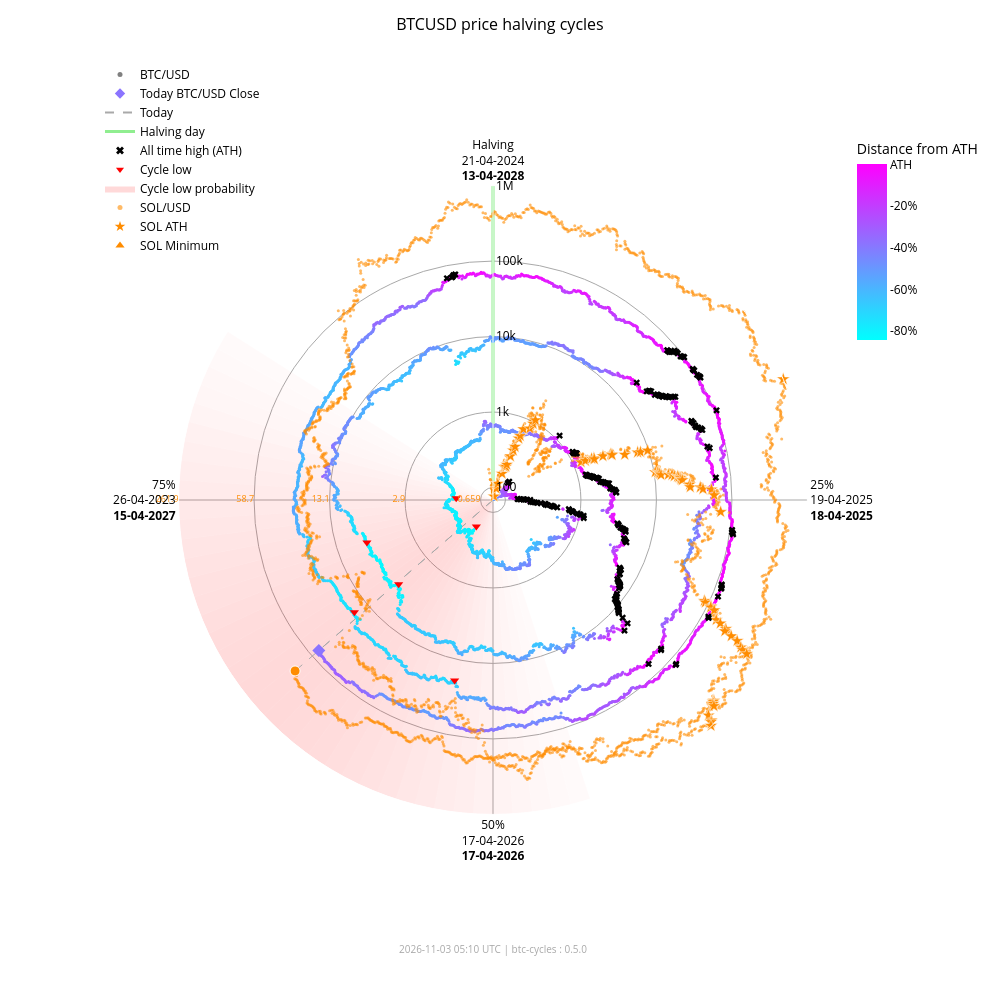

Notebook source saved alongside this figure:
### Markdown cell above
### Interactive chart with overlay

### Code cell
fig_overlay_interactive = btc.plot(
    kind="interactive",
    from_date="2012-11-28",
    overlay=sol,
)
fig_overlay_interactive.show(config={"scrollZoom": True, "displayModeBar": True})

### Figure 1 — Plotly figure (JSON) as saved in the notebook; plotly's stock layout.template omitted (floating-point values rounded to 4 significant figures; data arrays with more than 128 entries replaced by an {"elided": "..."} marker saying what was removed)
{"data": [{"fill": "toself", "fillcolor": "rgba(255,0,0,0.018306980149439524)", "hoverinfo": "skip", "line": {"width": 0}, "mode": "lines", "r": [68.43, 1000000, 1000000, 68.43, 68.43], "showlegend": false, "theta": [162.0, 162.0, 165.6, 165.6, 162.0], "type": "scatterpolar"}, {"fill": "toself", "fillcolor": "rgba(255,0,0,0.02405911634527998)", "hoverinfo": "skip", "line": {"width": 0}, "mode": "lines", "r": [68.43, 1000000, 1000000, 68.43, 68.43], "showlegend": false, "theta": [165.6, 165.6, 169.2, 169.2, 165.6], "type": "scatterpolar"}, {"fill": "toself", "fillcolor": "rgba(255,0,0,0.030803449372254352)", "hoverinfo": "skip", "line": {"width": 0}, "mode": "lines", "r": [68.43, 1000000, 1000000, 68.43, 68.43], "showlegend": false, "theta": [169.2, 169.2, 172.8, 172.8, 169.2], "type": "scatterpolar"}, {"fill": "toself", "fillcolor": "rgba(255,0,0,0.03847233586005252)", "hoverinfo": "skip", "line": {"width": 0}, "mode": "lines", "r": [68.43, 1000000, 1000000, 68.43, 68.43], "showlegend": false, "theta": [172.8, 172.8, 176.4, 176.4, 172.8], "type": "scatterpolar"}, {"fill": "toself", "fillcolor": "rgba(255,0,0,0.04694405159551339)", "hoverinfo": "skip", "line": {"width": 0}, "mode": "lines", "r": [68.43, 1000000, 1000000, 68.43, 68.43], "showlegend": false, "theta": [176.4, 176.4, 180.0, 180.0, 176.4], "type": "scatterpolar"}, {"fill": "toself", "fillcolor": "rgba(255,0,0,0.05605603979818329)", "hoverinfo": "skip", "line": {"width": 0}, "mode": "lines", "r": [68.43, 1000000, 1000000, 68.43, 68.43], "showlegend": false, "theta": [180.0, 180.0, 183.6, 183.6, 180.0], "type": "scatterpolar"}, {"fill": "toself", "fillcolor": "rgba(255,0,0,0.06562330627802694)", "hoverinfo": "skip", "line": {"width": 0}, "mode": "lines", "r": [68.43, 1000000, 1000000, 68.43, 68.43], "showlegend": false, "theta": [183.6, 183.6, 187.2, 187.2, 183.6], "type": "scatterpolar"}, {"fill": "toself", "fillcolor": "rgba(255,0,0,0.07545707932574237)", "hoverinfo": "skip", "line": {"width": 0}, "mode": "lines", "r": [68.43, 1000000, 1000000, 68.43, 68.43], "showlegend": false, "theta": [187.2, 187.2, 190.8, 190.8, 187.2], "type": "scatterpolar"}, {"fill": "toself", "fillcolor": "rgba(255,0,0,0.08537841060169407)", "hoverinfo": "skip", "line": {"width": 0}, "mode": "lines", "r": [68.43, 1000000, 1000000, 68.43, 68.43], "showlegend": false, "theta": [190.8, 190.8, 194.4, 194.4, 190.8], "type": "scatterpolar"}, {"fill": "toself", "fillcolor": "rgba(255,0,0,0.09522272137134848)", "hoverinfo": "skip", "line": {"width": 0}, "mode": "lines", "r": [68.43, 1000000, 1000000, 68.43, 68.43], "showlegend": false, "theta": [194.4, 194.4, 198.0, 198.0, 194.4], "type": "scatterpolar"}, {"fill": "toself", "fillcolor": "rgba(255,0,0,0.10483418800389058)", "hoverinfo": "skip", "line": {"width": 0}, "mode": "lines", "r": [68.43, 1000000, 1000000, 68.43, 68.43], "showlegend": false, "theta": [198.0, 198.0, 201.6, 201.6, 198.0], "type": "scatterpolar"}, {"fill": "toself", "fillcolor": "rgba(255,0,0,0.11405248627197925)", "hoverinfo": "skip", "line": {"width": 0}, "mode": "lines", "r": [68.43, 1000000, 1000000, 68.43, 68.43], "showlegend": false, "theta": [201.6, 201.6, 205.2, 205.2, 201.6], "type": "scatterpolar"}, {"fill": "toself", "fillcolor": "rgba(255,0,0,0.12269756305009562)", "hoverinfo": "skip", "line": {"width": 0}, "mode": "lines", "r": [68.43, 1000000, 1000000, 68.43, 68.43], "showlegend": false, "theta": [205.2, 205.2, 208.8, 208.8, 205.2], "type": "scatterpolar"}, {"fill": "toself", "fillcolor": "rgba(255,0,0,0.13055959037792858)", "hoverinfo": "skip", "line": {"width": 0}, "mode": "lines", "r": [68.43, 1000000, 1000000, 68.43, 68.43], "showlegend": false, "theta": [208.8, 208.8, 212.4, 212.4, 208.8], "type": "scatterpolar"}, {"fill": "toself", "fillcolor": "rgba(255,0,0,0.13740037014073872)", "hoverinfo": "skip", "line": {"width": 0}, "mode": "lines", "r": [68.43, 1000000, 1000000, 68.43, 68.43], "showlegend": false, "theta": [212.4, 212.4, 216.0, 216.0, 212.4], "type": "scatterpolar"}, {"fill": "toself", "fillcolor": "rgba(255,0,0,0.14296927208088228)", "hoverinfo": "skip", "line": {"width": 0}, "mode": "lines", "r": [68.43, 1000000, 1000000, 68.43, 68.43], "showlegend": false, "theta": [216.0, 216.0, 219.6, 219.6, 216.0], "type": "scatterpolar"}, {"fill": "toself", "fillcolor": "rgba(255,0,0,0.14703219887325494)", "hoverinfo": "skip", "line": {"width": 0}, "mode": "lines", "r": [68.43, 1000000, 1000000, 68.43, 68.43], "showlegend": false, "theta": [219.6, 219.6, 223.2, 223.2, 219.6], "type": "scatterpolar"}, {"fill": "toself", "fillcolor": "rgba(255,0,0,0.14940752827264187)", "hoverinfo": "skip", "line": {"width": 0}, "mode": "lines", "r": [68.43, 1000000, 1000000, 68.43, 68.43], "showlegend": false, "theta": [223.2, 223.2, 226.8, 226.8, 223.2], "type": "scatterpolar"}, {"fill": "toself", "fillcolor": "rgba(255,0,0,0.15)", "hoverinfo": "skip", "line": {"width": 0}, "mode": "lines", "r": [68.43, 1000000, 1000000, 68.43, 68.43], "showlegend": false, "theta": [226.8, 226.8, 230.4, 230.4, 226.8], "type": "scatterpolar"}, {"fill": "toself", "fillcolor": "rgba(255,0,0,0.14882314851976614)", "hoverinfo": "skip", "line": {"width": 0}, "mode": "lines", "r": [68.43, 1000000, 1000000, 68.43, 68.43], "showlegend": false, "theta": [230.4, 230.4, 234.0, 234.0, 230.4], "type": "scatterpolar"}, {"fill": "toself", "fillcolor": "rgba(255,0,0,0.14600334989350275)", "hoverinfo": "skip", "line": {"width": 0}, "mode": "lines", "r": [68.43, 1000000, 1000000, 68.43, 68.43], "showlegend": false, "theta": [234.0, 234.0, 237.6, 237.6, 234.0], "type": "scatterpolar"}, {"fill": "toself", "fillcolor": "rgba(255,0,0,0.14176315293000513)", "hoverinfo": "skip", "line": {"width": 0}, "mode": "lines", "r": [68.43, 1000000, 1000000, 68.43, 68.43], "showlegend": false, "theta": [237.6, 237.6, 241.2, 241.2, 237.6], "type": "scatterpolar"}, {"fill": "toself", "fillcolor": "rgba(255,0,0,0.1363869302869166)", "hoverinfo": "skip", "line": {"width": 0}, "mode": "lines", "r": [68.43, 1000000, 1000000, 68.43, 68.43], "showlegend": false, "theta": [241.2, 241.2, 244.8, 244.8, 241.2], "type": "scatterpolar"}, {"fill": "toself", "fillcolor": "rgba(255,0,0,0.13017643696734477)", "hoverinfo": "skip", "line": {"width": 0}, "mode": "lines", "r": [68.43, 1000000, 1000000, 68.43, 68.43], "showlegend": false, "theta": [244.8, 244.8, 248.4, 248.4, 244.8], "type": "scatterpolar"}, {"fill": "toself", "fillcolor": "rgba(255,0,0,0.1234063302665758)", "hoverinfo": "skip", "line": {"width": 0}, "mode": "lines", "r": [68.43, 1000000, 1000000, 68.43, 68.43], "showlegend": false, "theta": [248.4, 248.4, 252.0, 252.0, 248.4], "type": "scatterpolar"}, {"fill": "toself", "fillcolor": "rgba(255,0,0,0.11628949020714345)", "hoverinfo": "skip", "line": {"width": 0}, "mode": "lines", "r": [68.43, 1000000, 1000000, 68.43, 68.43], "showlegend": false, "theta": [252.0, 252.0, 255.6, 255.6, 252.0], "type": "scatterpolar"}, {"fill": "toself", "fillcolor": "rgba(255,0,0,0.108959277972535)", "hoverinfo": "skip", "line": {"width": 0}, "mode": "lines", "r": [68.43, 1000000, 1000000, 68.43, 68.43], "showlegend": false, "theta": [255.6, 255.6, 259.2, 259.2, 255.6], "type": "scatterpolar"}, {"fill": "toself", "fillcolor": "rgba(255,0,0,0.1014715299920515)", "hoverinfo": "skip", "line": {"width": 0}, "mode": "lines", "r": [68.43, 1000000, 1000000, 68.43, 68.43], "showlegend": false, "theta": [259.2, 259.2, 262.8, 262.8, 259.2], "type": "scatterpolar"}, {"fill": "toself", "fillcolor": "rgba(255,0,0,0.09382430417652897)", "hoverinfo": "skip", "line": {"width": 0}, "mode": "lines", "r": [68.43, 1000000, 1000000, 68.43, 68.43], "showlegend": false, "theta": [262.8, 262.8, 266.4, 266.4, 262.8], "type": "scatterpolar"}, {"fill": "toself", "fillcolor": "rgba(255,0,0,0.08598937207621672)", "hoverinfo": "skip", "line": {"width": 0}, "mode": "lines", "r": [68.43, 1000000, 1000000, 68.43, 68.43], "showlegend": false, "theta": [266.4, 266.4, 270.0, 270.0, 266.4], "type": "scatterpolar"}, {"fill": "toself", "fillcolor": "rgba(255,0,0,0.07794710108398434)", "hoverinfo": "skip", "line": {"width": 0}, "mode": "lines", "r": [68.43, 1000000, 1000000, 68.43, 68.43], "showlegend": false, "theta": [270.0, 270.0, 273.6, 273.6, 270.0], "type": "scatterpolar"}, {"fill": "toself", "fillcolor": "rgba(255,0,0,0.06971614429145927)", "hoverinfo": "skip", "line": {"width": 0}, "mode": "lines", "r": [68.43, 1000000, 1000000, 68.43, 68.43], "showlegend": false, "theta": [273.6, 273.6, 277.2, 277.2, 273.6], "type": "scatterpolar"}, {"fill": "toself", "fillcolor": "rgba(255,0,0,0.061371174705723626)", "hoverinfo": "skip", "line": {"width": 0}, "mode": "lines", "r": [68.43, 1000000, 1000000, 68.43, 68.43], "showlegend": false, "theta": [277.2, 277.2, 280.8, 280.8, 277.2], "type": "scatterpolar"}, {"fill": "toself", "fillcolor": "rgba(255,0,0,0.05304520605236535)", "hoverinfo": "skip", "line": {"width": 0}, "mode": "lines", "r": [68.43, 1000000, 1000000, 68.43, 68.43], "showlegend": false, "theta": [280.8, 280.8, 284.4, 284.4, 280.8], "type": "scatterpolar"}, {"fill": "toself", "fillcolor": "rgba(255,0,0,0.044916938988340704)", "hoverinfo": "skip", "line": {"width": 0}, "mode": "lines", "r": [68.43, 1000000, 1000000, 68.43, 68.43], "showlegend": false, "theta": [284.4, 284.4, 288.0, 288.0, 284.4], "type": "scatterpolar"}, {"fill": "toself", "fillcolor": "rgba(255,0,0,0.0371870550186571)", "hoverinfo": "skip", "line": {"width": 0}, "mode": "lines", "r": [68.43, 1000000, 1000000, 68.43, 68.43], "showlegend": false, "theta": [288.0, 288.0, 291.6, 291.6, 288.0], "type": "scatterpolar"}, {"fill": "toself", "fillcolor": "rgba(255,0,0,0.030049603184432498)", "hoverinfo": "skip", "line": {"width": 0}, "mode": "lines", "r": [68.43, 1000000, 1000000, 68.43, 68.43], "showlegend": false, "theta": [291.6, 291.6, 295.2, 295.2, 291.6], "type": "scatterpolar"}, {"fill": "toself", "fillcolor": "rgba(255,0,0,0.023665126797805223)", "hoverinfo": "skip", "line": {"width": 0}, "mode": "lines", "r": [68.43, 1000000, 1000000, 68.43, 68.43], "showlegend": false, "theta": [295.2, 295.2, 298.8, 298.8, 295.2], "type": "scatterpolar"}, {"fill": "toself", "fillcolor": "rgba(255,0,0,0.018141004067302662)", "hoverinfo": "skip", "line": {"width": 0}, "mode": "lines", "r": [68.43, 1000000, 1000000, 68.43, 68.43], "showlegend": false, "theta": [298.8, 298.8, 302.4, 302.4, 298.8], "type": "scatterpolar"}, {"hoverinfo": "skip", "line": {"color": "darkgrey", "dash": "dash", "width": 1}, "mode": "lines", "r": [68.43, 76680.0], "showlegend": false, "theta": [229.2, 229.2], "type": "scatterpolar"}, {"hoverinfo": "skip", "line": {"color": "darkgrey", "dash": "dash", "width": 1}, "mode": "lines", "r": [68.43, 199400.0], "showlegend": false, "theta": [229.2, 229.2], "type": "scatterpolar"}, {"hoverinfo": "skip", "line": {"color": "lightgreen", "width": 3}, "mode": "lines", "r": [68.43, 1000000], "showlegend": false, "theta": [0, 0], "type": "scatterpolar"}, {"hoverinfo": "text", "marker": {"color": {"elided": "4938 str values"}, "size": 3}, "mode": "markers", "r": {"elided": "4938 float values"}, "showlegend": false, "text": {"elided": "4938 str values"}, "theta": {"elided": "4938 float values"}, "type": "scatterpolar"}, {"hoverinfo": "text", "marker": {"color": "#FF8C00", "opacity": 0.6, "size": 3}, "mode": "markers", "r": {"elided": "2398 float values"}, "showlegend": false, "text": {"elided": "2398 str values"}, "theta": {"elided": "2398 float values"}, "type": "scatterpolar"}, {"hoverinfo": "text", "marker": {"color": "#8b74ff", "size": 10, "symbol": "diamond"}, "mode": "markers", "r": [76680.0], "showlegend": false, "text": ["Today<br>Date: 2026-11-02<br>Price: $76,677.30"], "theta": [229.2], "type": "scatterpolar"}, {"hoverinfo": "text", "marker": {"color": "#FF8C00", "line": {"color": "white", "width": 1}, "size": 10, "symbol": "circle"}, "mode": "markers", "r": [199400.0], "showlegend": false, "text": ["Today SOL<br>Date: 2026-11-02<br>Price: $91.84"], "theta": [229.2], "type": "scatterpolar"}, {"hoverinfo": "text", "marker": {"color": "#FF8C00", "line": {"color": "white", "width": 0.5}, "size": 10, "symbol": "star"}, "mode": "markers", "r": [68.43, 76.69, 98.28, 115.1, 160.2, 199.2, 200.3, 203.8, 217.3, 287.8, 349.8, 397.3, 523.3, 573.2, 718.1, 798.5, 948.0, 1078.0, 1271.0, 1461.0, 1785.0, 1908.0, 1917.0, 2530.0, 3215.0, 3302.0, 3322.0, 4795.0, 7121.0, 7760.0, 9679.0, 10370.0, 11210.0, 11600.0, 11830.0, 12190.0, 15220.0, 16990.0, 18090.0, 20010.0, 20730.0, 21720.0, 21920.0, 22700.0, 28100.0, 28410.0, 38550.0, 41750.0, 54000.0, 58230.0, 71670.0, 86520.0, 90770.0, 111800.0, 112400.0, 128500.0, 155700.0, 182600.0, 229400.0, 231200.0, 295100.0, 371400.0, 451600.0, 493500.0, 583700.0, 612100.0, 618900.0, 644000.0, 686600.0, 744100.0, 879500.0, 907500.0, 980900.0, 1000000.0], "showlegend": false, "text": ["SOL ATH<br>Date: 2020-04-10<br>Price: $0.95", "SOL ATH<br>Date: 2020-07-12<br>Price: $1.02", "SOL ATH<br>Date: 2020-07-13<br>Price: $1.18", "SOL ATH<br>Date: 2020-07-15<br>Price: $1.29", "SOL ATH<br>Date: 2020-07-26<br>Price: $1.57", "SOL ATH<br>Date: 2020-07-27<br>Price: $1.78", "SOL ATH<br>Date: 2020-07-28<br>Price: $1.78", "SOL ATH<br>Date: 2020-08-03<br>Price: $1.80", "SOL ATH<br>Date: 2020-08-04<br>Price: $1.87", "SOL ATH<br>Date: 2020-08-06<br>Price: $2.21", "SOL ATH<br>Date: 2020-08-08<br>Price: $2.47", "SOL ATH<br>Date: 2020-08-09<br>Price: $2.67", "SOL ATH<br>Date: 2020-08-10<br>Price: $3.13", "SOL ATH<br>Date: 2020-08-11<br>Price: $3.30", "SOL ATH<br>Date: 2020-08-12<br>Price: $3.77", "SOL ATH<br>Date: 2020-08-28<br>Price: $4.01", "SOL ATH<br>Date: 2020-08-30<br>Price: $4.44", "SOL ATH<br>Date: 2020-08-31<br>Price: $4.78", "SOL ATH<br>Date: 2021-02-02<br>Price: $5.27", "SOL ATH<br>Date: 2021-02-03<br>Price: $5.72", "SOL ATH<br>Date: 2021-02-04<br>Price: $6.43", "SOL ATH<br>Date: 2021-02-05<br>Price: $6.68", "SOL ATH<br>Date: 2021-02-07<br>Price: $6.70", "SOL ATH<br>Date: 2021-02-08<br>Price: $7.88", "SOL ATH<br>Date: 2021-02-10<br>Price: $9.07", "SOL ATH<br>Date: 2021-02-11<br>Price: $9.22", "SOL ATH<br>Date: 2021-02-12<br>Price: $9.25", "SOL ATH<br>Date: 2021-02-19<br>Price: $11.47", "SOL ATH<br>Date: 2021-02-22<br>Price: $14.45", "SOL ATH<br>Date: 2021-02-23<br>Price: $15.20", "SOL ATH<br>Date: 2021-02-24<br>Price: $17.30", "SOL ATH<br>Date: 2021-03-28<br>Price: $18.02", "SOL ATH<br>Date: 2021-03-29<br>Price: $18.85", "SOL ATH<br>Date: 2021-03-30<br>Price: $19.23", "SOL ATH<br>Date: 2021-03-31<br>Price: $19.47", "SOL ATH<br>Date: 2021-04-02<br>Price: $19.81", "SOL ATH<br>Date: 2021-04-03<br>Price: $22.55", "SOL ATH<br>Date: 2021-04-04<br>Price: $24.06", "SOL ATH<br>Date: 2021-04-06<br>Price: $24.96", "SOL ATH<br>Date: 2021-04-07<br>Price: $26.48", "SOL ATH<br>Date: 2021-04-08<br>Price: $27.03", "SOL ATH<br>Date: 2021-04-09<br>Price: $27.78", "SOL ATH<br>Date: 2021-04-11<br>Price: $27.93", "SOL ATH<br>Date: 2021-04-12<br>Price: $28.51", "SOL ATH<br>Date: 2021-04-18<br>Price: $32.30", "SOL ATH<br>Date: 2021-04-21<br>Price: $32.51", "SOL ATH<br>Date: 2021-04-22<br>Price: $38.88", "SOL ATH<br>Date: 2021-04-24<br>Price: $40.74", "SOL ATH<br>Date: 2021-04-25<br>Price: $47.37", "SOL ATH<br>Date: 2021-05-01<br>Price: $49.51", "SOL ATH<br>Date: 2021-05-18<br>Price: $55.91", "SOL ATH<br>Date: 2021-08-16<br>Price: $62.43", "SOL ATH<br>Date: 2021-08-17<br>Price: $64.21", "SOL ATH<br>Date: 2021-08-18<br>Price: $72.54", "SOL ATH<br>Date: 2021-08-19<br>Price: $72.76", "SOL ATH<br>Date: 2021-08-20<br>Price: $78.72", "SOL ATH<br>Date: 2021-08-27<br>Price: $88.09", "SOL ATH<br>Date: 2021-08-28<br>Price: $96.70", "SOL ATH<br>Date: 2021-08-30<br>Price: $110.54", "SOL ATH<br>Date: 2021-09-01<br>Price: $111.03", "SOL ATH<br>Date: 2021-09-02<br>Price: $128.10", "SOL ATH<br>Date: 2021-09-03<br>Price: $146.58", "SOL ATH<br>Date: 2021-09-06<br>Price: $164.38", "SOL ATH<br>Date: 2021-09-07<br>Price: $173.15", "SOL ATH<br>Date: 2021-09-08<br>Price: $191.04", "SOL ATH<br>Date: 2021-10-22<br>Price: $196.43", "SOL ATH<br>Date: 2021-10-23<br>Price: $197.70", "SOL ATH<br>Date: 2021-10-24<br>Price: $202.36", "SOL ATH<br>Date: 2021-10-25<br>Price: $210.10", "SOL ATH<br>Date: 2021-11-02<br>Price: $220.24", "SOL ATH<br>Date: 2021-11-03<br>Price: $242.90", "SOL ATH<br>Date: 2021-11-04<br>Price: $247.39", "SOL ATH<br>Date: 2021-11-06<br>Price: $258.93", "SOL ATH<br>Date: 2025-01-18<br>Price: $261.87"], "theta": [352.0, 15.5, 15.75, 16.25, 19.0, 19.25, 19.5, 21.0, 21.25, 21.75, 22.25, 22.5, 22.75, 23.0, 23.25, 27.25, 27.75, 28.0, 66.75, 67.0, 67.25, 67.5, 68.0, 68.25, 68.75, 69.0, 69.25, 71.0, 71.75, 72.0, 72.25, 80.25, 80.5, 80.75, 81.0, 81.5, 81.75, 82.0, 82.5, 82.75, 83.0, 83.25, 83.75, 84.0, 85.5, 86.25, 86.5, 87.0, 87.25, 88.75, 93.0, 115.5, 115.8, 116.0, 116.2, 116.5, 118.2, 118.5, 119.0, 119.5, 119.8, 120.0, 120.7, 121.0, 121.3, 132.2, 132.5, 132.8, 133.0, 135.0, 135.2, 135.5, 136.0, 67.39], "type": "scatterpolar"}, {"hoverinfo": "text", "marker": {"color": "#FF8C00", "line": {"color": "white", "width": 0.5}, "size": 10, "symbol": "triangle-up"}, "mode": "markers", "r": [68.43], "showlegend": false, "text": ["SOL Minimum<br>Date: 2020-05-11<br>Price: $0.52"], "theta": [0.0], "type": "scatterpolar"}, {"hoverinfo": "text", "marker": {"color": "black", "size": 6, "symbol": "x"}, "mode": "markers", "r": {"elided": "182 float values"}, "showlegend": false, "text": {"elided": "182 str values"}, "theta": {"elided": "182 float values"}, "type": "scatterpolar"}, {"hoverinfo": "text", "marker": {"color": "red", "size": 8, "symbol": "triangle-down"}, "mode": "markers", "r": [178.1, 210.5, 3237.0, 3961.0, 19020.0, 15790.0], "showlegend": false, "text": ["Cycle Low<br>Date: 2015-01-14<br>Price: $178.10<br>ATH distance: -84.5%", "Cycle Low<br>Date: 2015-08-24<br>Price: $210.49<br>ATH distance: -81.7%", "Cycle Low<br>Date: 2018-12-15<br>Price: $3,236.76<br>ATH distance: -83.4%", "Cycle Low<br>Date: 2019-03-15<br>Price: $3,960.91<br>ATH distance: -79.7%", "Cycle Low<br>Date: 2022-06-18<br>Price: $19,017.64<br>ATH distance: -71.9%", "Cycle Low<br>Date: 2022-11-21<br>Price: $15,787.28<br>ATH distance: -76.6%"], "theta": [212.1, 272.7, 228.3, 251.4, 192.0, 231.0], "type": "scatterpolar"}, {"marker": {"color": "grey", "size": 5}, "mode": "markers", "name": "BTC/USD", "r": [null], "theta": [null], "type": "scatterpolar"}, {"marker": {"color": "#8b74ff", "size": 8, "symbol": "diamond"}, "mode": "markers", "name": "Today BTC/USD Close", "r": [null], "theta": [null], "type": "scatterpolar"}, {"line": {"color": "darkgrey", "dash": "dash"}, "mode": "lines", "name": "Today", "r": [null], "theta": [null], "type": "scatterpolar"}, {"line": {"color": "lightgreen", "width": 3}, "mode": "lines", "name": "Halving day", "r": [null], "theta": [null], "type": "scatterpolar"}, {"marker": {"color": "black", "size": 7, "symbol": "x"}, "mode": "markers", "name": "All time high (ATH)", "r": [null], "theta": [null], "type": "scatterpolar"}, {"marker": {"color": "red", "size": 7, "symbol": "triangle-down"}, "mode": "markers", "name": "Cycle low", "r": [null], "theta": [null], "type": "scatterpolar"}, {"fill": "toself", "fillcolor": "rgba(255,0,0,0.15)", "line": {"width": 0}, "mode": "lines", "name": "Cycle low probability", "r": [null], "theta": [null], "type": "scatterpolar"}, {"marker": {"color": "#FF8C00", "opacity": 0.6, "size": 5}, "mode": "markers", "name": "SOL/USD", "r": [null], "theta": [null], "type": "scatterpolar"}, {"marker": {"color": "#FF8C00", "size": 8, "symbol": "star"}, "mode": "markers", "name": "SOL ATH", "r": [null], "theta": [null], "type": "scatterpolar"}, {"marker": {"color": "#FF8C00", "size": 8, "symbol": "triangle-up"}, "mode": "markers", "name": "SOL Minimum", "r": [null], "theta": [null], "type": "scatterpolar"}, {"hoverinfo": "skip", "marker": {"cmax": 0, "cmin": -0.8453, "color": [0], "colorbar": {"len": 0.25, "ticktext": ["ATH", "-20%", "-40%", "-60%", "-80%", "-100%"], "tickvals": [0, -0.2, -0.4, -0.6, -0.8, -1.0], "title": {"text": "Distance from ATH"}, "x": 0.95, "y": 0.92, "yanchor": "top"}, "colorscale": {"elided": "256x2 mixed values"}, "showscale": true, "size": 0}, "mode": "markers", "r": [null], "showlegend": false, "theta": [null], "type": "scatterpolar"}, {"hoverinfo": "skip", "mode": "text", "r": [100, 1000, 10000, 100000, 1000000], "showlegend": false, "text": ["0.659", "2.9", "13.1", "58.7", "261.9"], "textfont": {"color": "#FF8C00", "size": 9}, "textposition": "middle left", "theta": [270, 270, 270, 270, 270], "type": "scatterpolar"}], "layout": {"annotations": [{"font": {"color": "darkgrey", "size": 10}, "showarrow": false, "text": "2026-11-03 05:10 UTC | btc-cycles : 0.5.0", "x": 0.5, "xref": "paper", "y": -0.02, "yref": "paper"}], "font": {"color": "black"}, "height": 1000, "legend": {"bgcolor": "rgba(0,0,0,0)", "font": {"color": "black"}, "x": 0.0, "y": 1.0}, "margin": {"b": 60, "l": 100, "r": 80, "t": 60}, "paper_bgcolor": "white", "plot_bgcolor": "white", "polar": {"angularaxis": {"color": "black", "direction": "clockwise", "gridcolor": "darkgrey", "rotation": 90, "ticktext": ["Halving<br>21-04-2024<br><b>13-04-2028</b>", "25%<br>19-04-2025<br><b>18-04-2025</b>", "50%<br>17-04-2026<br><b>17-04-2026</b>", "75%<br>26-04-2023<br><b>15-04-2027</b>"], "tickvals": [0, 90, 180, 270]}, "bgcolor": "white", "domain": {"x": [0.1, 0.9], "y": [0.05, 0.95]}, "radialaxis": {"angle": 90, "color": "black", "gridcolor": "darkgrey", "range": [1.835, 6.0], "tickangle": 90, "ticktext": ["100", "1k", "10k", "100k", "1M"], "tickvals": [100, 1000, 10000, 100000, 1000000], "type": "log"}}, "title": {"font": {"color": "black", "size": 16}, "text": "BTCUSD price halving cycles", "x": 0.5}, "width": 1000}}
